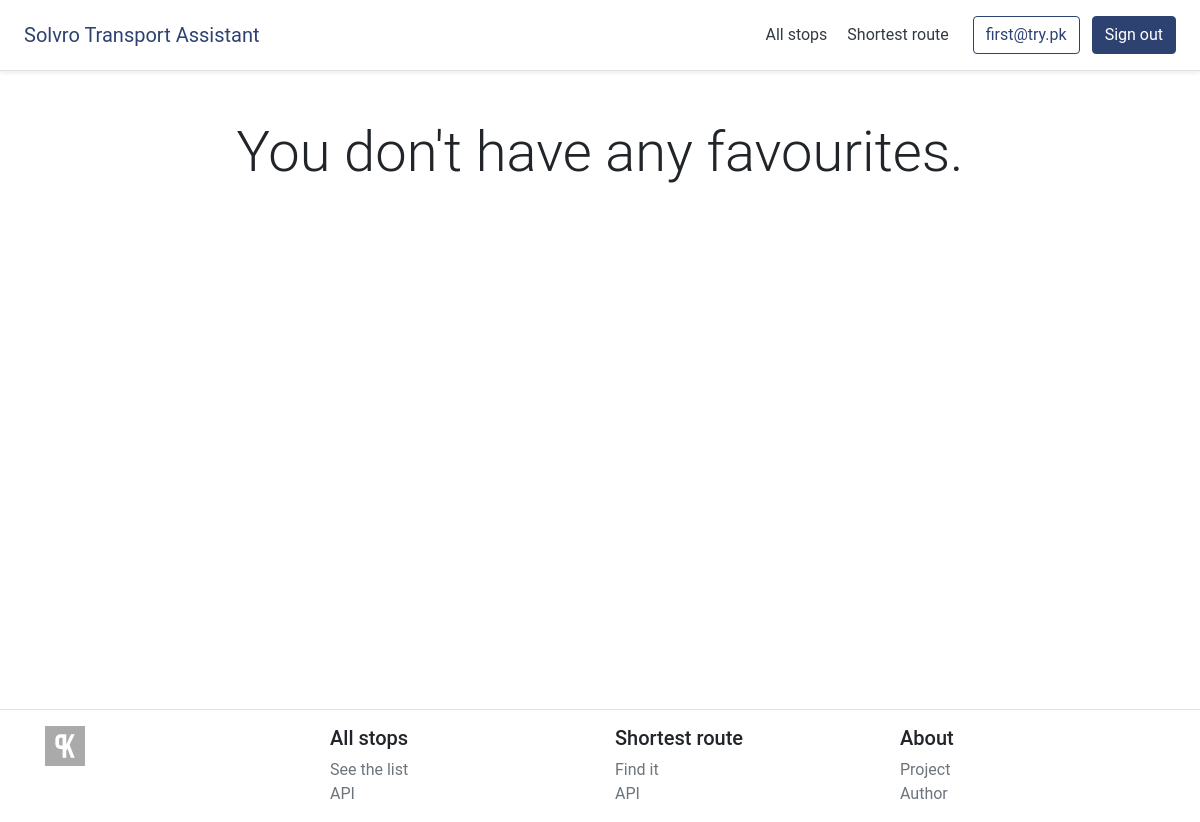
Before: /favourites (signed in) with the older database file.
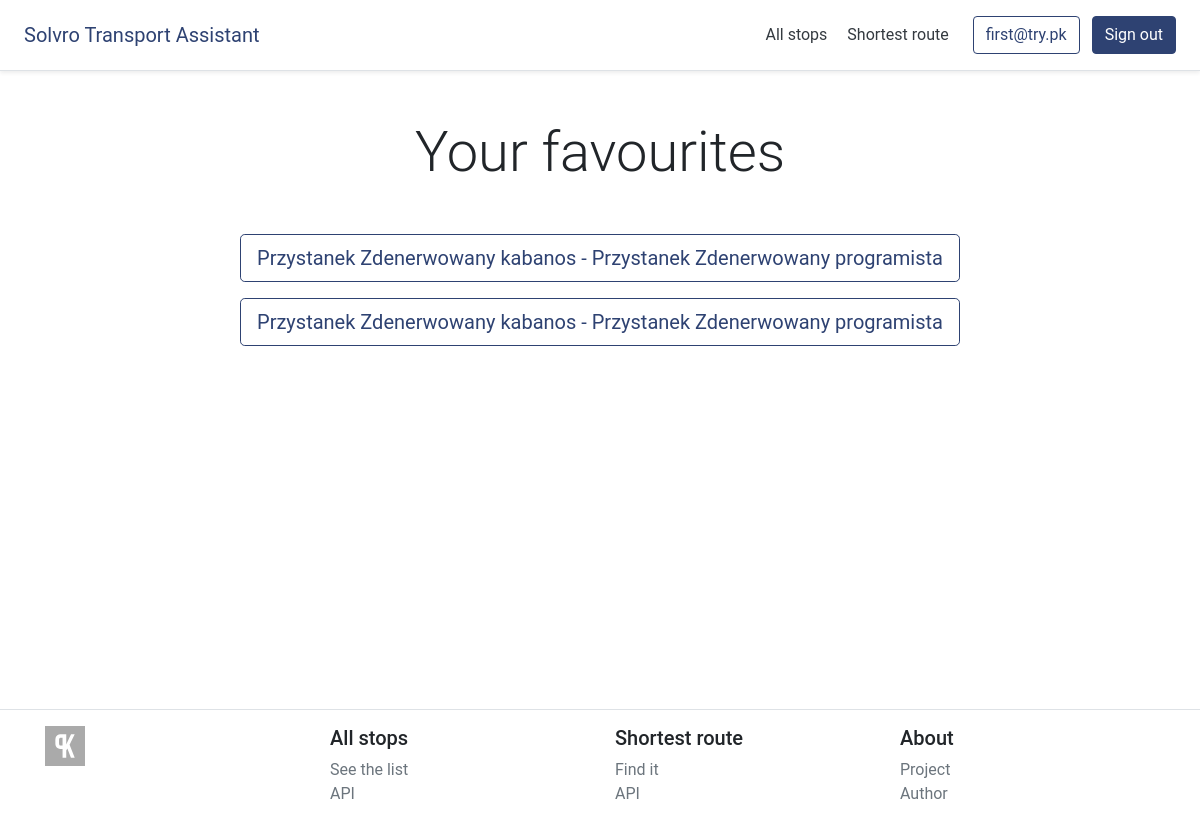
After: the same page with the newer database file.
### main/models.py (models this page shows, shortened)
class Favourite(models.Model):
    source = models.CharField(max_length=255)
    target = models.CharField(max_length=255)
    user = models.ForeignKey(CustomUser, on_delete=models.CASCADE)

### main/views.py (the view, shortened to what this page needs)
# urls.py: path('favourites', views.favourites, name='favourites'),
@login_required
def favourites(request):
    if request.method == "GET":
        favourites = Favourite.objects.filter(user=request.user)
        return render(
            request, "main/favourites.html", {"favourites": favourites}
        )

### users/models.py (called while the page is built)
    def __str__(self):
        return self.email

### main/templates/main/favourites.html (shortened to what this page needs)
{% extends 'main/base.html' %}
{% block content %}
{% if favourites %}
  <h1 class="display-4 text-center my-5">Your favourites</h1>
  {% for favourite in favourites %}
    <form method="post" action="{% url 'shortest_route' %}">
      <button type="submit" class="btn btn-lg d-block mb-3 mx-auto btn-outline-primary">{{ favourite.source }} - {{ favourite.target }}</button>
    </form>
  {% endfor %}
{% else %}
  <h1 class="display-4 text-center my-5">You don't have any favourites.</h1>
{% endif %}
{% endblock %}

Changed rows visible on the page:
added Favourite: source "Przystanek Zdenerwowany kabanos", target "Przystanek Zdenerwowany programista"
added Favourite: source "Przystanek Zdenerwowany kabanos", target "Przystanek Zdenerwowany programista"
Other visible differences:
text no longer shown: "You don't have any favourites."
text now shown: "Your favourites"
